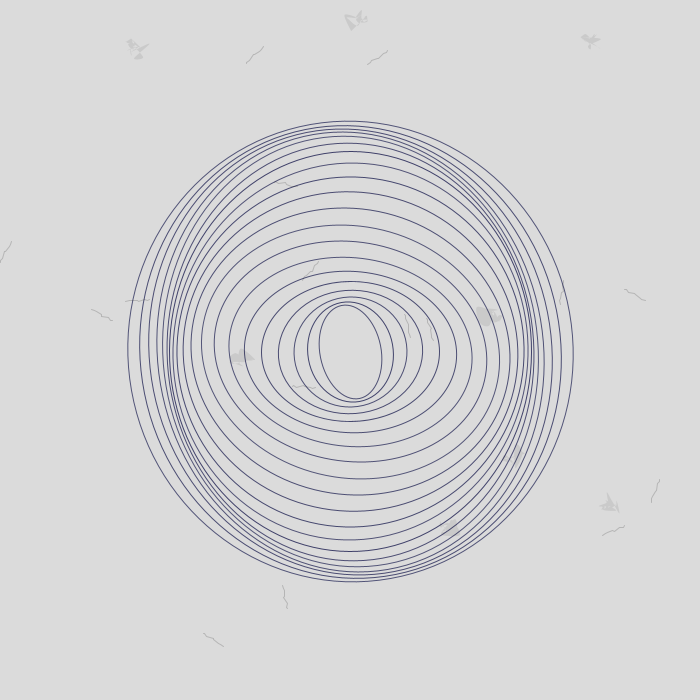
Frame 1 (no input)
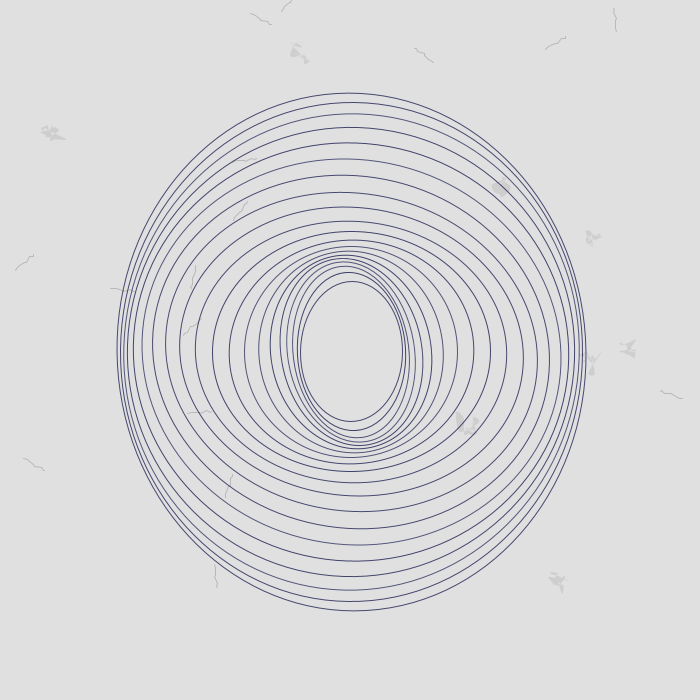
Frame 60 (the mouse pressed at the canvas centre just before this capture)
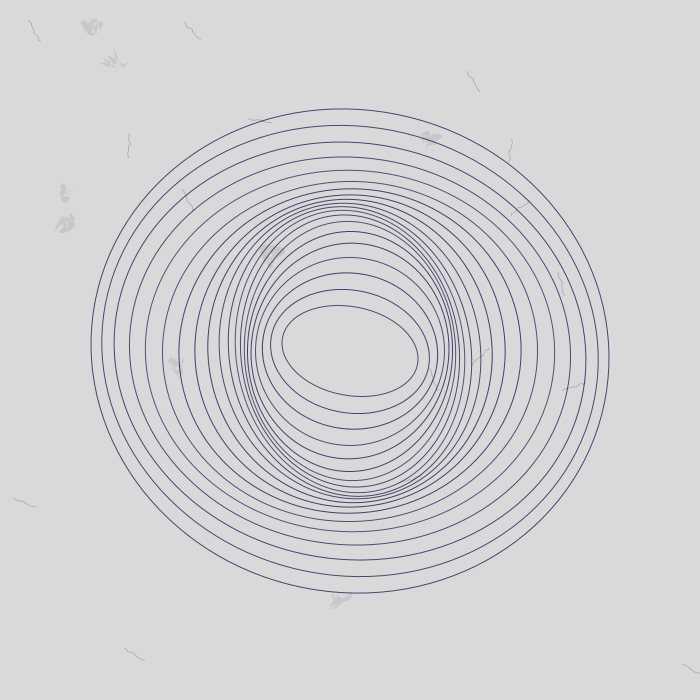
Frame 120 (the mouse held since frame 60 and released just before this capture)

The Processing sketch that drew these frames (run headless with seeded random() and noise(); from frame 60 on, the mouse is pressed at the canvas centre):

// Processing sketch: processing_158171
// ── processing_158171.pde

float time=0;
int particles=8;

void setup() {
  size(700, 700);
  background(#0AAF8F);
  smooth(8);
}

void draw() {

  frameRate(50);
  time+=.03;
  background(#EAEAEA);

  noStroke();
  fill(7, 15+random(-5, 5));
  rect(0, 0, width*2, height*2);


  pushMatrix();
  translate(width/2+random(2), 
  height/2+random(2));
  rectMode(CENTER);
  for (int i=100; i<500; i+=20) {
    noFill();
    stroke(#202253, 200+random(-15, 15));//0AAF8F
    strokeWeight(1);
    pushMatrix();
    rotate(sin(time-radians(i))/5);
    ellipse(0, 0, i+sin(time-radians(i))*40, 
    i+cos(time-radians(i))*40);
    popMatrix();
    }
  popMatrix();




  for (int i=0; i<particles; i++) {
    pushMatrix();
    translate(random(width-i), random(height-i));
    rotate(random(time-i));
    part();

    point(i, i);
    popMatrix();
  }

  for (int i=0; i<particles*2; i++) {
    pushMatrix();
    translate(random(width-i), random(height-i));
    rotate(random(time-i));
    dust();
    popMatrix();
  }
}


void dust() {
  int n=8;
  float[] x=new float[n];
  float[] y=new float[n];
  noFill();
  stroke(5, 45);
  beginShape();
  for (int i=0; i<n; i++) {
    x[i]=cos(noise(i))*i*4;
    y[i]=sin(noise(i, x[i]))*6;
    vertex(x[i], y[i]);
  }
  endShape();
}




void part() {
  int n=25;
  float[] x=new float[n];
  float[] y=new float[n];
  noFill();
  noStroke();
  fill(5, 20);
  beginShape();
  for (int i=0; i<n; i++) {
    x[i]=cos(i)*3+random((i));
    y[i]=sin(i)*3+random((i));
    curveVertex(x[i], y[i]);
  }
  endShape();
}
